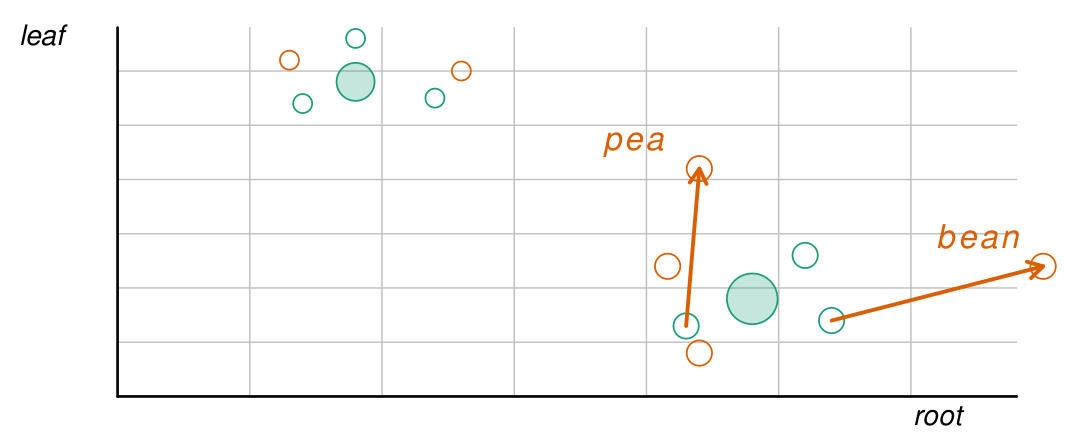

The R source for this figure:
require(circlize)
require(RColorBrewer)
require(latex2exp)

addAlpha <- function(col, alpha = .25) {
  apply(sapply(col, col2rgb) / 255, 2, function(x)
    rgb(x[1], x[2], x[3], alpha = alpha))
}

colors <- brewer.pal(7, "Dark2")
alpha.cols <- sapply(colors, addAlpha)

pdf('figure_1a_bis_source_copy.pdf', width = 8, height = 6)

plot(
  NA,
  pch = c(20, 18, 18),
  lwd = 2.5,
  cex = 3,
  xlim = c(0, 4),
  ylim = c(0, 6),  
  axes = FALSE,
  xlab = '',
  ylab = ''
)

for (i in 0:6){
    segments(x0 = i/2 + .6, y0 = .6, x1 = i/2 + .6, y1 = 4, col = "grey", lwd = .8)
}

for (i in 0:6){
    segments(x0 = .6, y0 = i/2 + .6, x1 = 4, y1 = i/2 + .6, col = "grey", lwd = .8)
}

lines(c(.6, .6), c(.6, 4), col = "black", lwd = 1.5)              
lines(c(.6, 4), c(.6, .6), col = "black", lwd = 1.5)              

# Tissue labels
text(0.2, 3.9, label = TeX('\\textit{leaf}'), pos = 4, offset = .2, cex = 1.0)
text(3.7, .3, label = TeX('\\textit{root}'), pos = 3, offset = .1, cex = 1.0)


centroid_1 <- c(1.5, 3.5)
centroid_2 <- c(3, 1.5)

points(centroid_1[1], centroid_1[2], pch = 21, bg = alpha.cols[[1]], col = colors[[1]], cex = 3)
points(centroid_2[1], centroid_2[2], pch = 21, bg = alpha.cols[[1]], col = colors[[1]], cex = 4)


centroid_1_pts <- list(
  p1 = centroid_1 + c(0.0, 0.4),
  p2 = centroid_1 + c(0.4, 0.1),
  p3 = centroid_1 + c(0.3, -0.15),
  p4 = centroid_1 + c(-0.2, -0.2),
  p5 = centroid_1 + c(-0.25, 0.2)
)

set.seed(1)

for (tp in names(centroid_1_pts)) {
  pt <- centroid_1_pts[[tp]]
  points(pt[1], pt[2], pch = 21, col = colors[sample(1:2, 1)], cex = 1.5)
}

centroid_2_pts <- list(
  p1 = centroid_2 + c(-0.25, -0.25),
  p2 = centroid_2 + c(0.2, 0.4),
  p3 = centroid_2 + c(0.3, -0.2),
  p4 = centroid_2 + c(-0.2, -0.5),
  p5 = centroid_2 + c(-0.32, 0.3)
)

for (tp in names(centroid_2_pts)) {
  pt <- centroid_2_pts[[tp]]
  points(pt[1], pt[2], pch = 21, col = colors[sample(1:2, 1)], cex = 2)
}

centroid_2_paras <- list(
    p1 = centroid_2 + c(-0.2, 1.2),
    p2 = centroid_2 + c(1.1, 0.3)
)

pt <- centroid_2_paras[[2]]
arrows(centroid_2_pts[[3]][1], centroid_2_pts[[3]][2], pt[1], pt[2],
        col = colors[2],
        lwd = 2.2,
        length = 0.1)
points(pt[1], pt[2], pch = 21, col = colors[2], cex = 2)

pt <- centroid_2_paras[[1]]
arrows(centroid_2_pts[[1]][1], centroid_2_pts[[1]][2], pt[1], pt[2],
        col = colors[2],
        lwd = 2.2,
        length = 0.1)
points(pt[1], pt[2], pch = 21, col = colors[2], cex = 2)

text(
  centroid_2_paras[[1]][1] - .25,
  centroid_2_paras[[1]][2] - .2,
  label = TeX('$\\textit{pea}$'),
  pos = 3,
  offset = 1,
  col = colors[[2]],
  cex = 1.2
)


text(
  centroid_2_paras[[2]][1] - .25,
  centroid_2_paras[[2]][2] - .15,
  label = TeX('$\\textit{bean}$'),
  pos = 3,
  offset = 1,
  col = colors[[2]],
  cex = 1.2
)


dev.off()
